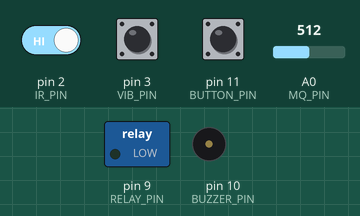
This sketch was run on a simulated Arduino Uno, built with avr-gcc and run on an emulated ATmega328P. On the bench: switched loads named in the sketch (green lamp = pin HIGH), buzzer (waves = sounding). The test bench sets the inputs (shaded band); at power-on: pin 2 (IR_PIN) HIGH, pin 11 (BUTTON_PIN) HIGH, A0 (MQ_PIN) = 512, pin 3 (VIB_PIN) HIGH. The modem accepts every AT command (registered, SIM ready, sends succeed) and sends nothing else; pins used as bus, display or sensor lines are not drawn; what the sketch prints to the serial monitor is not drawn.

Above: at 5.2 s.
5.3 s: pin 2 (IR_PIN) driven LOW
At 6.8 s:
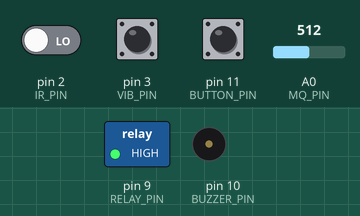
7.1 s: pin 11 (BUTTON_PIN) pulled LOW for 0.65 s
At 7.9 s:
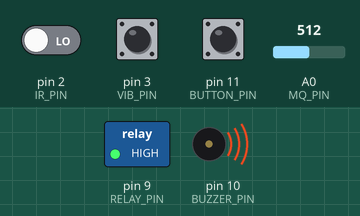
12.6 s: A0 (MQ_PIN) set to 793
15.7 s: A0 (MQ_PIN) set to 815
At 16.7 s:
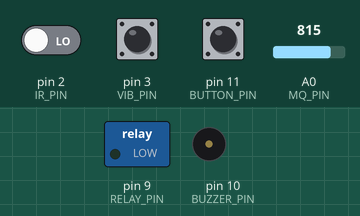
17.5 s: pin 11 (BUTTON_PIN) pulled LOW for 1 s
At 18.3 s:
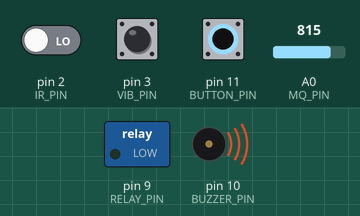
Timing chart, 0 to 20.5 s (numbered marks = the images above; inputs shaded):
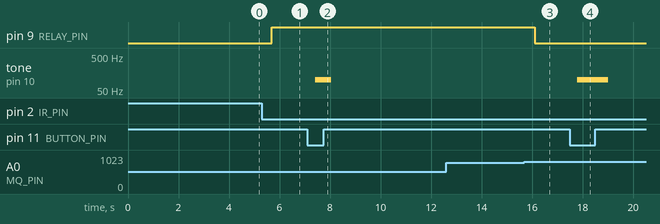

Measured:
- the behaviour switches between 799 and 800 on A0 (MQ_PIN) (found by bisection; images 2 and 3)
- after the input at 5.3 s, pin 9 (RELAY_PIN): LOW → HIGH after 0.39 s
- after the input at 7.1 s, tone on pin 10 (BUZZER_PIN): silent → 100 Hz after 0.32 s, → silent 0.63 s later
- after the input at 12.6 s, every drawn part: stays the same
- after the input at 15.7 s, pin 9 (RELAY_PIN): HIGH → LOW after 0.41 s
- after the input at 17.5 s, tone on pin 10 (BUZZER_PIN): silent → 100 Hz after 0.29 s, → silent 1.2 s later

The sketch:

HornControlHardware.ino
```cpp
#include <SoftwareSerial.h>

// Pin configuration
#define IR_PIN        2
#define MQ_PIN        A0
#define VIB_PIN       3
#define BUTTON_PIN    11
#define RELAY_PIN     9
#define BUZZER_PIN    10

// GPS
#define GPS_RX 5
#define GPS_TX 4
SoftwareSerial gpsSerial(GPS_RX, GPS_TX);

// GSM
#define GSM_RX 8
#define GSM_TX 7
SoftwareSerial gsmSerial(GSM_RX, GSM_TX);

// Variables
int gasValue = 0;
bool seatbeltOn = false;
bool alcoholSafe = false;
bool inNoHornZone = true;  // Default to No-Honking Zone
String latitude = "0.0";
String longitude = "0.0";
bool smsSent = false;

// Define your no-honking zone coordinates (example)
float noHornLat = 19.9975;
float noHornLon = 73.7898;
float zoneRadius = 0.0015;   // ~100m radius

void setup() {
  Serial.begin(9600);
  gpsSerial.begin(9600);
  gsmSerial.begin(9600);

  pinMode(IR_PIN, INPUT);
  pinMode(VIB_PIN, INPUT);
  pinMode(BUTTON_PIN, INPUT_PULLUP);
  pinMode(RELAY_PIN, OUTPUT);
  pinMode(BUZZER_PIN, OUTPUT);

  digitalWrite(RELAY_PIN, LOW);
  digitalWrite(BUZZER_PIN, HIGH); // LOW-level trigger buzzer (OFF initially)

  Serial.println("=== EchoAlert System ===");
  delay(2000);

  gsmSerial.println("AT");
  delay(1000);
  gsmSerial.println("AT+CMGF=1");
  delay(1000);
}

void loop() {
  int irValue = digitalRead(IR_PIN);
  gasValue = analogRead(MQ_PIN);
  int vibValue = digitalRead(VIB_PIN);
  int buttonState = digitalRead(BUTTON_PIN);

  seatbeltOn = (irValue == LOW);
  alcoholSafe = (gasValue < 800);

  getGPSData();
  //inNoHornZone =
bool  isInNoHornZone = true;

  // Car ignition condition
  if (seatbeltOn && alcoholSafe) {
    digitalWrite(RELAY_PIN, HIGH);
    Serial.println("✅ Car Started (Relay ON)");
  } else {
    digitalWrite(RELAY_PIN, LOW);
    Serial.println("❌ Car Locked! Seatbelt or Alcohol check failed");
  }

  // Horn Logic
  if (buttonState == LOW) {
    if (inNoHornZone) {
      tone(BUZZER_PIN, 100,1000); // very low frequency for soft sound
      Serial.println("🔇 Horn Pressed - Low Volume (No Honking Zone)");
    } else {
      tone(BUZZER_PIN, 1000); // normal loud tone
      Serial.println("🔊 Horn Pressed - Normal Volume");
    }
  } else {
    noTone(BUZZER_PIN); // stop sound when button not pressed
  }

  // Accident Detection
  if (vibValue == LOW) {
    Serial.println("💥 Accident Detected!");
    if (!smsSent) {
      sendSMSAlert();
      smsSent = true;
    }
  } else {
    smsSent = false;
  }

  // Buzzer OFF if all safe conditions met
  if (seatbeltOn && alcoholSafe) {
    digitalWrite(BUZZER_PIN, HIGH); // OFF for LOW-level buzzer
    Serial.println("🔕 Buzzer OFF - Safe Conditions Met");
  }

  // Display status
  Serial.print("Seatbelt: ");
  Serial.print(seatbeltOn);
  Serial.print(" | Alcohol: ");
  Serial.print(gasValue);
  Serial.print(" | GPS: ");
  Serial.print(latitude);
  Serial.print(",");
  Serial.print(longitude);
  Serial.print(" | Vib: ");
  Serial.print(vibValue);
  Serial.print(" | In NoHornZone: ");
  Serial.println(inNoHornZone);

  delay(500);
}

// --- Check if inside No-Honking Zone ---
bool isInNoHornZone() {
  float lat = latitude.toFloat();
  float lon = longitude.toFloat();
  if (abs(lat - noHornLat) < zoneRadius && abs(lon - noHornLon) < zoneRadius) {
    return true;
  }
  return false;
}

// --- Read GPS data ---
void getGPSData() {
  while (gpsSerial.available()) {
    String data = gpsSerial.readStringUntil('\n');
    if (data.startsWith("$GPGGA")) {
      int idx1 = data.indexOf(',');
      int idx2 = data.indexOf(',', idx1 + 1);
      int idx3 = data.indexOf(',', idx2 + 1);
      int idx4 = data.indexOf(',', idx3 + 1);
      int idx5 = data.indexOf(',', idx4 + 1);
      latitude = data.substring(idx3 + 1, idx4);
      longitude = data.substring(idx5 + 1, idx5 + 10);
    }
  }
}

// --- Send SMS alert on accident ---
void sendSMSAlert() {
  gsmSerial.println("AT+CMGF=1");
  delay(1000);
  gsmSerial.println("AT+CMGS=\"+917015169102\"");  // Replace with your number
  delay(1000);
  gsmSerial.print("⚠ Accident Detected!\nLocation: ");
  gsmSerial.print("https://maps.google.com/?q=");
  gsmSerial.print(latitude);
  gsmSerial.print(",");
  gsmSerial.print(longitude);
  gsmSerial.write(26);
  delay(3000);
  Serial.println("📩 Accident Alert SMS Sent!");
}
```
